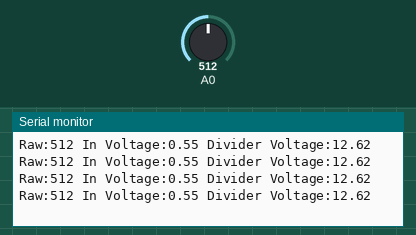
Bench run of a sketch on a simulated Arduino Uno, built with avr-gcc and run on an emulated ATmega328P. Shown: the last lines printed to the serial monitor. Inputs (shaded band) come from the test bench; at power-on: A0 = 512.

Above: at 1.2 s.
1.3 s: A0 set to 716
At 1.71 s:
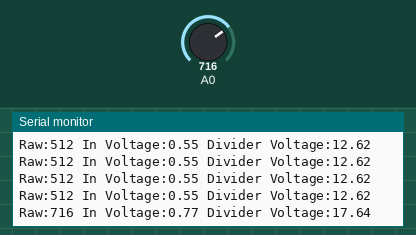
2.8 s: A0 set to 900
At 2.92 s:
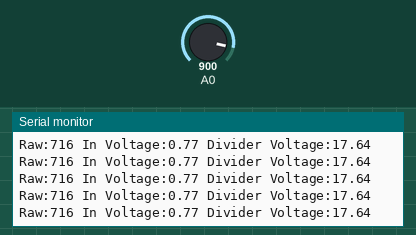
Timing chart, 0 to 5.8 s (numbered marks = the images above; inputs shaded):
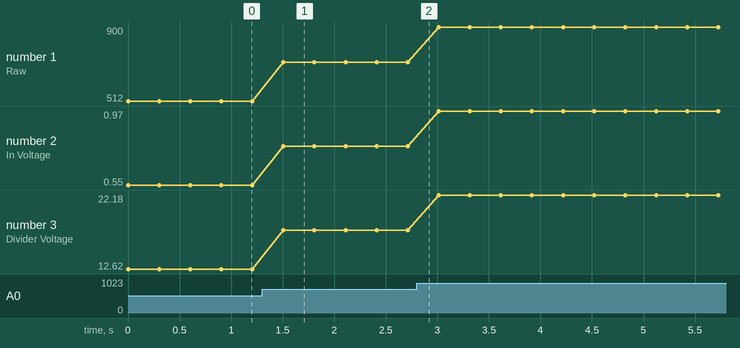

The sketch:

VoltageDivider2.ino
```cpp
const float Resister1 = 979;    // ohm
const float Resister2 = 21480;  // ohm

void setup()
{
  analogReference(INTERNAL);

  Serial.begin(9600);
}

void loop()
{
      int val = analogRead(0);
      float inVoltage = val / 1024.0 * 1.1;
      float dividerVoltage = inVoltage / Resister1 * (Resister1 + Resister2);

      Serial.print("Raw:");
      Serial.print(val);
      Serial.print(" In Voltage:");
      Serial.print(inVoltage);
      Serial.print(" Divider Voltage:");
      Serial.print(dividerVoltage);
      Serial.println("");
      delay(300);
}
```

Measured:
- after the input at 1.3 s, the serial monitor: prints a new line after 0.21 s (image 1)
- plotted number 1: 512 → 716 after the input at 1.3 s, 716 → 900 after the input at 2.8 s
- plotted number 2: 0.55 → 0.77 after the input at 1.3 s, 0.77 → 0.97 after the input at 2.8 s
- plotted number 3: 12.62 → 17.64 after the input at 1.3 s, 17.64 → 22.18 after the input at 2.8 s
